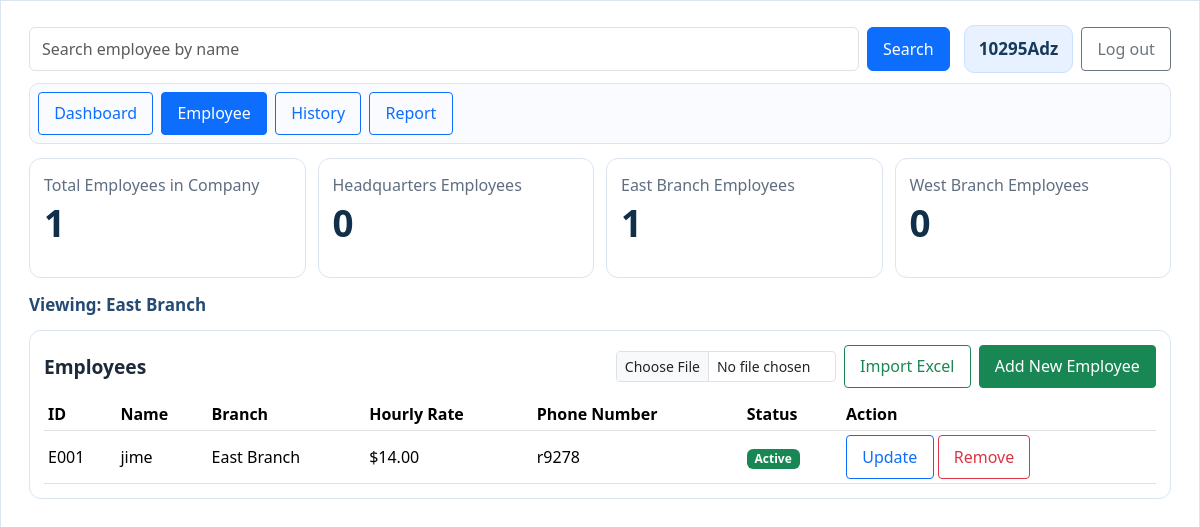
The app's page /employees?branch=East+Branch (signed in) with its own data.
### tables this page shows
CREATE TABLE "employees" (
                    owner_email TEXT NOT NULL,
                    id TEXT NOT NULL,
                    name TEXT NOT NULL,
                    branch TEXT NOT NULL,
                    hourly_rate REAL NOT NULL,
                    phone_number TEXT NOT NULL,
                    status TEXT NOT NULL,
                    PRIMARY KEY (owner_email, id)
                );

### app.py (the view)
@app.route('/employees')
def employees():
    auth_redirect = require_login_redirect()
    if auth_redirect:
        return auth_redirect
    owner_email = session.get("user_email", "")
    selected_branch = request.args.get("branch", "All")
    search_query = request.args.get("q", "").strip().lower()
    filtered_employees = get_employees(owner_email, selected_branch, search_query)
    branch_counts = build_branch_counts(owner_email)
    total_employees = total_employee_count(owner_email)
    return render_template(
        "employees.html",
        user_name=session.get("user_name", "User"),
        total_employees=total_employees,
        branch_counts=branch_counts,
        selected_branch=selected_branch,
        search_query=request.args.get("q", ""),
        employees=filtered_employees,
        current_url=request.full_path.rstrip("?"),
    )

### app.py (called while the page is built)
def get_db_connection():
    conn = sqlite3.connect(DB_FILE, timeout=30)
    conn.row_factory = sqlite3.Row
    return conn

def build_branch_counts(owner_email):
    counts = {branch: 0 for branch in BRANCHES}
    with get_db_connection() as conn:
        rows = conn.execute(
            "SELECT branch, COUNT(*) AS branch_count FROM employees WHERE owner_email = ? GROUP BY branch",
            (owner_email,),
        ).fetchall()
    for row in rows:
        counts[row["branch"]] = row["branch_count"]
    return counts

def total_employee_count(owner_email):
    with get_db_connection() as conn:
        count = conn.execute("SELECT COUNT(*) FROM employees WHERE owner_email = ?", (owner_email,)).fetchone()[0]
    return count

def get_employees(owner_email, selected_branch, search_query):
    sql = "SELECT id, name, branch, hourly_rate, phone_number, status FROM employees WHERE owner_email = ?"
    params = [owner_email]
    if selected_branch != "All":
        sql += " AND branch = ?"
        params.append(selected_branch)
    if search_query:
        sql += " AND lower(name) LIKE ?"
        params.append(f"%{search_query}%")
    sql += " ORDER BY id"
    with get_db_connection() as conn:
        rows = conn.execute(sql, params).fetchall()
    return [dict(row) for row in rows]

def require_login_redirect():
    if not session.get("user_email"):
        return redirect(url_for("login"))
    return None

### templates/employees.html (shortened to what this page needs)
<!DOCTYPE html>
<html lang="en">
<head>
    <link
        href="https://cdn.jsdelivr.net/npm/bootstrap@5.3.2/dist/css/bootstrap.min.css"
        rel="stylesheet"
    >
</head>
<body>
    <div class="page">
        <section class="card-shell">
            <div class="top-row">
                <form class="search-wrap" role="search" method="get" action="{{ url_for('employees') }}">
                    <input
                        type="text"
                        class="form-control"
                        name="q"
                        value="{{ search_query }}"
                        placeholder="Search employee by name"
                    >
                    <button type="submit" class="btn btn-primary">Search</button>
                </form>
                <div class="d-flex gap-2 align-items-center">
                    <div class="user-pill">{{ user_name }}</div>
                    <a href="{{ url_for('logout') }}" class="btn btn-outline-secondary btn-sm">Log out</a>
                </div>
            </div>
            <nav class="nav-row" aria-label="Dashboard navigation">
                <a href="{{ url_for('dashboard') }}" class="btn btn-sm btn-outline-primary">Dashboard</a>
                <a href="{{ url_for('employees') }}" class="btn btn-sm btn-primary">Employee</a>
                <a href="{{ url_for('history') }}" class="btn btn-sm btn-outline-primary">History</a>
                <a href="{{ url_for('report') }}" class="btn btn-sm btn-outline-primary">Report</a>
            </nav>
            <div class="stat-grid">
                <a class="stat-box" href="{{ url_for('employees') }}">
                    <div class="stat-label">Total Employees in Company</div>
                    <div class="stat-value">{{ total_employees }}</div>
                </a>
                <a class="stat-box" href="{{ url_for('employees', branch='Headquarters') }}">
                    <div class="stat-label">Headquarters Employees</div>
                    <div class="stat-value">{{ branch_counts['Headquarters'] }}</div>
                </a>
                <a class="stat-box" href="{{ url_for('employees', branch='East Branch') }}">
                    <div class="stat-label">East Branch Employees</div>
                    <div class="stat-value">{{ branch_counts['East Branch'] }}</div>
                </a>
                <a class="stat-box" href="{{ url_for('employees', branch='West Branch') }}">
                    <div class="stat-label">West Branch Employees</div>
                    <div class="stat-value">{{ branch_counts['West Branch'] }}</div>
                </a>
            </div>
            <div class="selected-branch-note">
                Viewing: {{ selected_branch }}{% if search_query %} | Search: "{{ search_query }}"{% endif %}
            </div>
            <section class="table-box">
                <div class="table-title-row">
                    <h2 class="table-title">Employees</h2>
                    <div class="d-flex gap-2 flex-wrap">
                        <form method="post" action="{{ url_for('import_employees_excel') }}" enctype="multipart/form-data" class="d-flex gap-2 align-items-center">
                            <input type="file" name="excel_file" accept=".xlsx" class="form-control form-control-sm" style="max-width: 220px;" required>
                            <button type="submit" class="btn btn-outline-success btn-sm">Import Excel</button>
                        </form>
                        <a href="{{ url_for('add_employee', next=current_url) }}" class="btn btn-success btn-sm">Add New Employee</a>
                    </div>
                </div>
                <div class="table-responsive">
                    <table class="table table-sm align-middle mb-0">
                        <thead>
                            <tr>
                                <th>ID</th>
                                <th>Name</th>
                                <th>Branch</th>
                                <th>Hourly Rate</th>
                                <th>Phone Number</th>
                                <th>Status</th>
                                <th>Action</th>
                            </tr>
                        </thead>
                        <tbody>
                            {% if employees %}
                                {% for employee in employees %}
                                    <tr>
                                        <td>{{ employee.id }}</td>
                                        <td>{{ employee.name }}</td>
                                        <td>{{ employee.branch }}</td>
                                        <td>${{ "%.2f"|format(employee.hourly_rate) }}</td>
                                        <td>{{ employee.get('phone_number', '-') }}</td>
                                        <td>
                                            {% if employee.status == 'Active' %}
                                                <span class="badge text-bg-success">Active</span>
                                            {% else %}
                                                <span class="badge text-bg-secondary">Inactive</span>
                                            {% endif %}
                                        </td>
                                        <td class="d-flex gap-1">
                                            <a href="{{ url_for('edit_employee', employee_id=employee.id) }}" class="btn btn-outline-primary btn-sm">Update</a>
                                            <a href="{{ url_for('remove_employee', employee_id=employee.id, next=current_url) }}" class="btn btn-outline-danger btn-sm">Remove</a>
                                        </td>
                                    </tr>
                                {% endfor %}
                            {% else %}
                                <tr>
                                    <td colspan="7" class="text-center text-muted py-3">No employees found for this filter.</td>
                                </tr>
                            {% endif %}
                        </tbody>
                    </table>
                </div>
            </section>
        </section>
    </div>
</body>
</html>

### templates/employees.html (style rules this page uses)
:root { --bg-a: #f6f8fb; --bg-b: #eef3f9; --card-border: #dbe5f0; --title: #1c2a39; --muted: #5f6e80; }
body { margin: 0; min-height: 100vh; font-family: "Segoe UI", Tahoma, Geneva, Verdana, sans-serif; background: linear-gradient(145deg, var(--bg-a), var(--bg-b)); color: var(--title); font-size: 17px; line-height: 1.5; }
.page { width: 100%; margin: 0; padding: 0; }
.card-shell { background: #ffffff; border: 1px solid var(--card-border); border-radius: 0; padding: 24px 28px; min-height: 100vh; }
.top-row { display: grid; grid-template-columns: 1fr auto; gap: 14px; align-items: center; margin-bottom: 10px; }
.search-wrap { display: flex; gap: 8px; }
.user-pill { font-weight: 600; color: #17395a; background: #e8f1ff; border: 1px solid #cce0ff; border-radius: 10px; padding: 10px 14px; white-space: nowrap; }
.nav-row { border: 1px solid var(--card-border); border-radius: 10px; padding: 8px; display: flex; gap: 8px; margin-bottom: 14px; background: #f9fbff; overflow-x: auto; }
.stat-grid { display: grid; grid-template-columns: repeat(4, minmax(0, 1fr)); gap: 12px; margin-bottom: 14px; }
.stat-box { border: 1px solid var(--card-border); border-radius: 12px; padding: 14px; background: #ffffff; min-height: 120px; display: block; color: inherit; text-decoration: none; }
.stat-label { font-size: 1rem; color: var(--muted); margin-bottom: 8px; }
.stat-value { font-size: 2.3rem; font-weight: 700; color: #102f4a; line-height: 1; }
.selected-branch-note { margin-bottom: 12px; color: #264b72; font-weight: 600; }
.table-box { border: 1px solid var(--card-border); border-radius: 12px; padding: 14px; background: #ffffff; }
.table-title-row { display: flex; justify-content: space-between; align-items: center; gap: 10px; margin-bottom: 10px; }
.table-title { margin: 0; font-size: 1.2rem; font-weight: 600; }
.btn { font-size: 1rem; padding: 0.55rem 0.95rem; }
.table { font-size: 1rem; }

### records on screen
employees: branch "East Branch", id "E001", name "jime", hourly_rate "14.00", get "r9278", status "Active"

### other values on screen
{{ user_name }} "10295Adz"
{{ total_employees }} "1"
{{ branch_counts['Headquarters'] }} "0"
{{ branch_counts['East Branch'] }} "1"
{{ branch_counts['West Branch'] }} "0"
